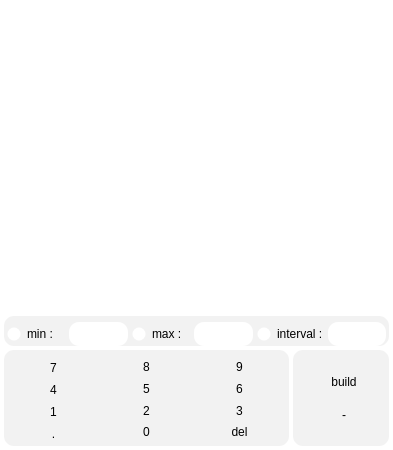
<?xml version="1.0" encoding="UTF-8"?>
<ui version="4.0">
 <class>charts</class>
 <widget class="QWidget" name="charts">
  <property name="geometry">
   <rect>
    <x>0</x>
    <y>0</y>
    <width>393</width>
    <height>450</height>
   </rect>
  </property>
  <property name="minimumSize">
   <size>
    <width>393</width>
    <height>450</height>
   </size>
  </property>
  <property name="windowTitle">
   <string>Form</string>
  </property>
  <property name="windowIcon">
   <iconset>
    <normaloff> icon.ico</normaloff> icon.ico</iconset>
  </property>
  <property name="styleSheet">
   <string notr="true">background-color: rgb(255, 255, 255);</string>
  </property>
  <layout class="QGridLayout" name="gridLayout_3">
   <property name="leftMargin">
    <number>4</number>
   </property>
   <property name="topMargin">
    <number>4</number>
   </property>
   <property name="rightMargin">
    <number>4</number>
   </property>
   <property name="bottomMargin">
    <number>4</number>
   </property>
   <property name="spacing">
    <number>4</number>
   </property>
   <item row="0" column="0" colspan="2">
    <widget class="QCustomPlot" name="widget" native="true">
     <property name="styleSheet">
      <string notr="true">borde-bottom-right-radius: 10px</string>
     </property>
    </widget>
   </item>
   <item row="1" column="0" colspan="2">
    <widget class="QGroupBox" name="charts_param_box">
     <property name="minimumSize">
      <size>
       <width>0</width>
       <height>30</height>
      </size>
     </property>
     <property name="maximumSize">
      <size>
       <width>16777215</width>
       <height>30</height>
      </size>
     </property>
     <property name="styleSheet">
      <string notr="true">background-color: rgba(126, 125, 128, 26);
border-top-right-radius: 10px;
border-bottom-right-radius: 10px;
border-bottom-left-radius: 10px;
border-top-left-radius: 10px;</string>
     </property>
     <layout class="QGridLayout" name="gridLayout_2">
      <property name="leftMargin">
       <number>0</number>
      </property>
      <property name="topMargin">
       <number>0</number>
      </property>
      <property name="rightMargin">
       <number>0</number>
      </property>
      <property name="bottomMargin">
       <number>0</number>
      </property>
      <property name="horizontalSpacing">
       <number>4</number>
      </property>
      <property name="verticalSpacing">
       <number>0</number>
      </property>
      <item row="0" column="0">
       <widget class="QRadioButton" name="min_x">
        <property name="minimumSize">
         <size>
          <width>0</width>
          <height>24</height>
         </size>
        </property>
        <property name="styleSheet">
         <string notr="true">QRadioButton{ 
	background-color: None;
}

QRadioButton::indicator::unchecked{ 
	border: 1px solid; 
	border-color: rgba(255, 255, 255, 0);
	border-radius: 7px;
	background-color: white; 
	width: 12px; 
	height: 12px; 
}

QRadioButton::indicator::checked{ 
	border: 1px dotted; 
	border-color: rgba(162, 162, 162);
	border-radius: 7px;
	background-color: rgb(64, 134, 247);
	width: 12px; 
	height: 12px; 
}

</string>
        </property>
        <property name="text">
         <string>min :</string>
        </property>
       </widget>
      </item>
      <item row="0" column="1">
       <widget class="QLabel" name="show_min">
        <property name="sizePolicy">
         <sizepolicy hsizetype="Preferred" vsizetype="Preferred">
          <horstretch>0</horstretch>
          <verstretch>15</verstretch>
         </sizepolicy>
        </property>
        <property name="minimumSize">
         <size>
          <width>0</width>
          <height>24</height>
         </size>
        </property>
        <property name="maximumSize">
         <size>
          <width>16777215</width>
          <height>24</height>
         </size>
        </property>
        <property name="styleSheet">
         <string notr="true">background-color: rgb(255, 255, 255);
borde-bottom-right-radius: 10px;
borde-bottom-left-radius: 10px;
color: black;</string>
        </property>
        <property name="alignment">
         <set>Qt::AlignCenter</set>
        </property>
       </widget>
      </item>
      <item row="0" column="2">
       <widget class="QRadioButton" name="max_x">
        <property name="minimumSize">
         <size>
          <width>0</width>
          <height>24</height>
         </size>
        </property>
        <property name="styleSheet">
         <string notr="true">QRadioButton{ 
	background-color: None;
}

QRadioButton::indicator::unchecked{ 
	border: 1px solid; 
	border-color: rgba(255, 255, 255, 0);
	border-radius: 7px;
	background-color: white; 
	width: 12px; 
	height: 12px; 
}

QRadioButton::indicator::checked{ 
	border: 1px dotted; 
	border-color: rgba(162, 162, 162);
	border-radius: 7px;
	background-color: rgb(64, 134, 247);
	width: 12px; 
	height: 12px; 
}

</string>
        </property>
        <property name="text">
         <string>max :</string>
        </property>
       </widget>
      </item>
      <item row="0" column="3">
       <widget class="QLabel" name="show_max">
        <property name="minimumSize">
         <size>
          <width>0</width>
          <height>24</height>
         </size>
        </property>
        <property name="maximumSize">
         <size>
          <width>16777215</width>
          <height>24</height>
         </size>
        </property>
        <property name="styleSheet">
         <string notr="true">background-color: rgb(255, 255, 255);
borde-bottom-right-radius: 10px;
borde-bottom-left-radius: 10px;
color: black;</string>
        </property>
        <property name="alignment">
         <set>Qt::AlignCenter</set>
        </property>
       </widget>
      </item>
      <item row="0" column="4">
       <widget class="QRadioButton" name="interval_x">
        <property name="minimumSize">
         <size>
          <width>0</width>
          <height>24</height>
         </size>
        </property>
        <property name="styleSheet">
         <string notr="true">QRadioButton{ 
	background-color: None;
}

QRadioButton::indicator::unchecked{ 
	border: 1px solid; 
	border-color: rgba(255, 255, 255, 0);
	border-radius: 7px;
	background-color: white; 
	width: 12px; 
	height: 12px; 
}

QRadioButton::indicator::checked{ 
	border: 1px dotted; 
	border-color: rgba(162, 162, 162);
	border-radius: 7px;
	background-color: rgb(64, 134, 247);
	width: 12px; 
	height: 12px; 
}

</string>
        </property>
        <property name="text">
         <string>interval :</string>
        </property>
       </widget>
      </item>
      <item row="0" column="5">
       <widget class="QLabel" name="show_interval">
        <property name="minimumSize">
         <size>
          <width>0</width>
          <height>24</height>
         </size>
        </property>
        <property name="maximumSize">
         <size>
          <width>16777215</width>
          <height>24</height>
         </size>
        </property>
        <property name="styleSheet">
         <string notr="true">background-color: rgb(255, 255, 255);
borde-bottom-right-radius: 10px;
borde-bottom-left-radius: 10px;
color: black;</string>
        </property>
        <property name="alignment">
         <set>Qt::AlignCenter</set>
        </property>
       </widget>
      </item>
     </layout>
    </widget>
   </item>
   <item row="2" column="0">
    <widget class="QGroupBox" name="charts_operand_box">
     <property name="minimumSize">
      <size>
       <width>0</width>
       <height>96</height>
      </size>
     </property>
     <property name="maximumSize">
      <size>
       <width>16777215</width>
       <height>96</height>
      </size>
     </property>
     <property name="styleSheet">
      <string notr="true">background-color: rgba(126, 125, 128, 26);
border-top-right-radius: 10px;
border-bottom-right-radius: 10px;
border-bottom-left-radius: 10px;
border-top-left-radius: 10px;</string>
     </property>
     <layout class="QGridLayout" name="gridLayout">
      <property name="leftMargin">
       <number>0</number>
      </property>
      <property name="topMargin">
       <number>0</number>
      </property>
      <property name="rightMargin">
       <number>0</number>
      </property>
      <property name="bottomMargin">
       <number>0</number>
      </property>
      <property name="spacing">
       <number>0</number>
      </property>
      <item row="0" column="0">
       <widget class="QPushButton" name="seven">
        <property name="minimumSize">
         <size>
          <width>0</width>
          <height>24</height>
         </size>
        </property>
        <property name="maximumSize">
         <size>
          <width>16777215</width>
          <height>24</height>
         </size>
        </property>
        <property name="styleSheet">
         <string notr="true">QPushButton {
	background-color: rgba(255, 255, 255, 0);
}


QPushButton:pressed {
    color: rgb(64, 134, 247);
}</string>
        </property>
        <property name="text">
         <string>7</string>
        </property>
       </widget>
      </item>
      <item row="0" column="1">
       <widget class="QPushButton" name="eight">
        <property name="styleSheet">
         <string notr="true">QPushButton {
	background-color: rgba(255, 255, 255, 0);
}


QPushButton:pressed {
    color: rgb(64, 134, 247);
}</string>
        </property>
        <property name="text">
         <string>8</string>
        </property>
       </widget>
      </item>
      <item row="0" column="2">
       <widget class="QPushButton" name="nine">
        <property name="styleSheet">
         <string notr="true">QPushButton {
	background-color: rgba(255, 255, 255, 0);
}


QPushButton:pressed {
    color: rgb(64, 134, 247);
}</string>
        </property>
        <property name="text">
         <string>9</string>
        </property>
       </widget>
      </item>
      <item row="1" column="0">
       <widget class="QPushButton" name="four">
        <property name="minimumSize">
         <size>
          <width>0</width>
          <height>24</height>
         </size>
        </property>
        <property name="maximumSize">
         <size>
          <width>16777215</width>
          <height>24</height>
         </size>
        </property>
        <property name="styleSheet">
         <string notr="true">QPushButton {
	background-color: rgba(255, 255, 255, 0);
}


QPushButton:pressed {
    color: rgb(64, 134, 247);
}</string>
        </property>
        <property name="text">
         <string>4</string>
        </property>
       </widget>
      </item>
      <item row="1" column="1">
       <widget class="QPushButton" name="five">
        <property name="styleSheet">
         <string notr="true">QPushButton {
	background-color: rgba(255, 255, 255, 0);
}


QPushButton:pressed {
    color: rgb(64, 134, 247);
}</string>
        </property>
        <property name="text">
         <string>5</string>
        </property>
       </widget>
      </item>
      <item row="1" column="2">
       <widget class="QPushButton" name="six">
        <property name="styleSheet">
         <string notr="true">QPushButton {
	background-color: rgba(255, 255, 255, 0);
}


QPushButton:pressed {
    color: rgb(64, 134, 247);
}</string>
        </property>
        <property name="text">
         <string>6</string>
        </property>
       </widget>
      </item>
      <item row="2" column="0">
       <widget class="QPushButton" name="one">
        <property name="minimumSize">
         <size>
          <width>0</width>
          <height>24</height>
         </size>
        </property>
        <property name="maximumSize">
         <size>
          <width>16777215</width>
          <height>24</height>
         </size>
        </property>
        <property name="styleSheet">
         <string notr="true">QPushButton {
	background-color: rgba(255, 255, 255, 0);
}


QPushButton:pressed {
    color: rgb(64, 134, 247);
}</string>
        </property>
        <property name="text">
         <string>1</string>
        </property>
       </widget>
      </item>
      <item row="2" column="1">
       <widget class="QPushButton" name="two">
        <property name="styleSheet">
         <string notr="true">QPushButton {
	background-color: rgba(255, 255, 255, 0);
}


QPushButton:pressed {
    color: rgb(64, 134, 247);
}</string>
        </property>
        <property name="text">
         <string>2</string>
        </property>
       </widget>
      </item>
      <item row="2" column="2">
       <widget class="QPushButton" name="three">
        <property name="styleSheet">
         <string notr="true">QPushButton {
	background-color: rgba(255, 255, 255, 0);
}


QPushButton:pressed {
    color: rgb(64, 134, 247);
}</string>
        </property>
        <property name="text">
         <string>3</string>
        </property>
       </widget>
      </item>
      <item row="3" column="0">
       <widget class="QPushButton" name="dot">
        <property name="minimumSize">
         <size>
          <width>0</width>
          <height>24</height>
         </size>
        </property>
        <property name="maximumSize">
         <size>
          <width>16777215</width>
          <height>24</height>
         </size>
        </property>
        <property name="styleSheet">
         <string notr="true">QPushButton {
	background-color: rgba(255, 255, 255, 0);
}


QPushButton:pressed {
    color: rgb(64, 134, 247);
}</string>
        </property>
        <property name="text">
         <string>.</string>
        </property>
       </widget>
      </item>
      <item row="3" column="1">
       <widget class="QPushButton" name="zero">
        <property name="styleSheet">
         <string notr="true">QPushButton {
	background-color: rgba(255, 255, 255, 0);
}


QPushButton:pressed {
    color: rgb(64, 134, 247);
}</string>
        </property>
        <property name="text">
         <string>0</string>
        </property>
       </widget>
      </item>
      <item row="3" column="2">
       <widget class="QPushButton" name="del">
        <property name="styleSheet">
         <string notr="true">QPushButton {
	background-color: rgba(255, 255, 255, 0);
}


QPushButton:pressed {
    color:rgb(236, 106, 94);
}</string>
        </property>
        <property name="text">
         <string>del</string>
        </property>
       </widget>
      </item>
     </layout>
    </widget>
   </item>
   <item row="2" column="1">
    <widget class="QGroupBox" name="chars_operators_box">
     <property name="minimumSize">
      <size>
       <width>96</width>
       <height>0</height>
      </size>
     </property>
     <property name="maximumSize">
      <size>
       <width>96</width>
       <height>16777215</height>
      </size>
     </property>
     <property name="styleSheet">
      <string notr="true">background-color: rgba(126, 125, 128, 26);
border-top-right-radius: 10px;
border-bottom-right-radius: 10px;
border-bottom-left-radius: 10px;
border-top-left-radius: 10px;</string>
     </property>
     <layout class="QVBoxLayout" name="verticalLayout">
      <property name="spacing">
       <number>0</number>
      </property>
      <property name="leftMargin">
       <number>0</number>
      </property>
      <property name="topMargin">
       <number>0</number>
      </property>
      <property name="rightMargin">
       <number>0</number>
      </property>
      <property name="bottomMargin">
       <number>0</number>
      </property>
      <item>
       <widget class="QPushButton" name="build">
        <property name="minimumSize">
         <size>
          <width>96</width>
          <height>0</height>
         </size>
        </property>
        <property name="maximumSize">
         <size>
          <width>96</width>
          <height>16777215</height>
         </size>
        </property>
        <property name="styleSheet">
         <string notr="true">QPushButton {
	background-color: rgba(255, 255, 255, 0);
}


QPushButton:pressed {
 	color: rgb(244, 191, 79);
}</string>
        </property>
        <property name="text">
         <string>build</string>
        </property>
       </widget>
      </item>
      <item>
       <widget class="QPushButton" name="minus">
        <property name="minimumSize">
         <size>
          <width>96</width>
          <height>0</height>
         </size>
        </property>
        <property name="maximumSize">
         <size>
          <width>96</width>
          <height>16777215</height>
         </size>
        </property>
        <property name="styleSheet">
         <string notr="true">QPushButton {
	background-color: rgba(255, 255, 255, 0);
}


QPushButton:pressed {
 	color: rgb(244, 191, 79);
}</string>
        </property>
        <property name="text">
         <string>-</string>
        </property>
       </widget>
      </item>
     </layout>
    </widget>
   </item>
  </layout>
 </widget>
 <customwidgets>
  <customwidget>
   <class>QCustomPlot</class>
   <extends>QWidget</extends>
   <header>qcustomplot.h</header>
   <container>1</container>
  </customwidget>
 </customwidgets>
 <resources/>
 <connections/>
</ui>
